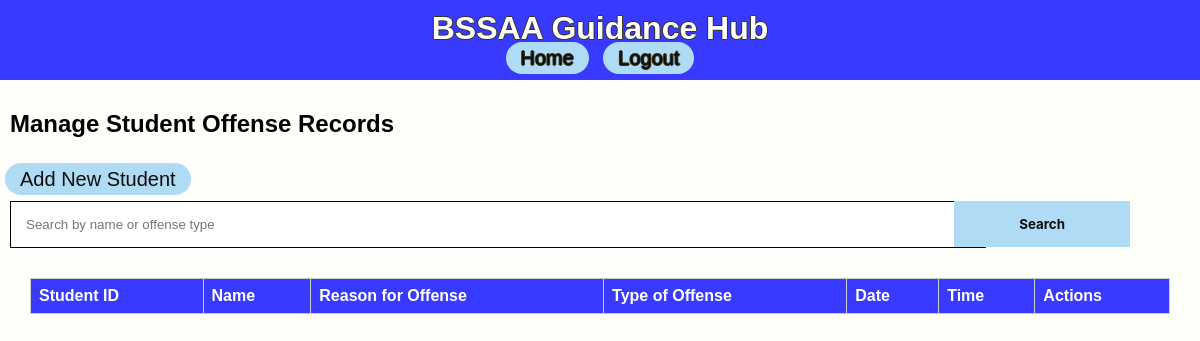
Before: /manage_records with the older database file.
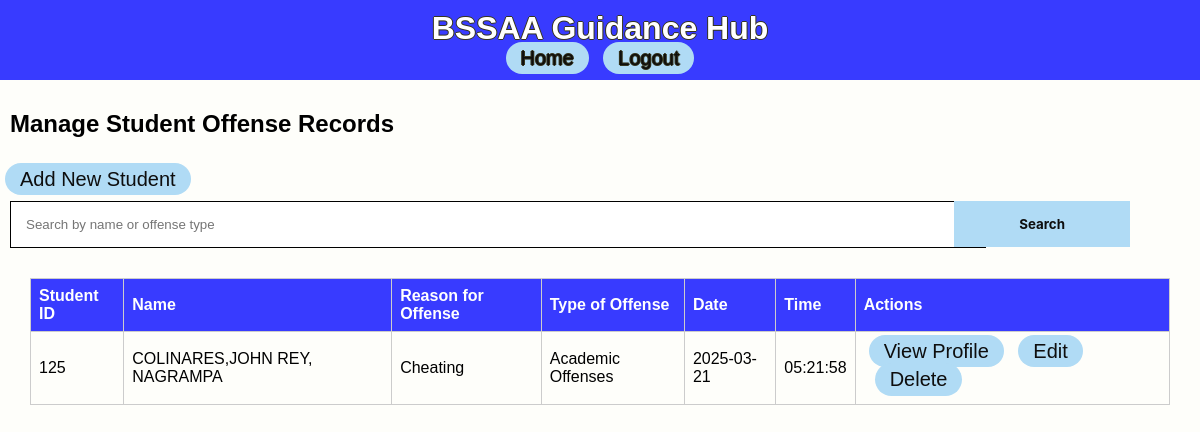
After: the same page with the newer database file.
### app/models.py (models this page shows)
class OffenseRecord(db.Model):
    id = db.Column(db.Integer, primary_key=True)
    student_id = db.Column(db.Integer, db.ForeignKey('student_record.id'), nullable=False)
    offense_type = db.Column(db.String(100), nullable=True)  # Added this line
    reason = db.Column(db.String(200), nullable=True)
    additional_info = db.Column(db.Text, nullable=True)
    date_time = db.Column(db.DateTime, default=datetime.utcnow)

class StudentRecord(db.Model):
    id = db.Column(db.Integer, primary_key=True)
    lrn = db.Column(db.String(12), nullable=True, unique=True)
    name = db.Column(db.String(100), nullable=True)
    grade = db.Column(db.String(20), nullable=True)
    section = db.Column(db.String(50), nullable=True)
    birthdate = db.Column(db.Date, nullable=True)
    age = db.Column(db.Integer, nullable=True)
    gender = db.Column(db.String(10), nullable=True)
    mother_tongue = db.Column(db.String(50), nullable=True)
    ethnic_group = db.Column(db.String(50), nullable=True)
    religion = db.Column(db.String(50), nullable=True)
    address_house_no = db.Column(db.String(100), nullable=True)
    address_barangay = db.Column(db.String(100), nullable=True)
    address_city = db.Column(db.String(100), nullable=True)
    address_province = db.Column(db.String(100), nullable=True)
    mother_name = db.Column(db.String(100), nullable=True)
    mother_contact = db.Column(db.String(15), nullable=True)
    father_name = db.Column(db.String(100), nullable=True)
    father_contact = db.Column(db.String(15), nullable=True)
    guardian_name = db.Column(db.String(100), nullable=True)
    guardian_contact = db.Column(db.String(15), nullable=True)
    reason = db.Column(db.String(200), nullable=True)
    type_of_offense = db.Column(db.String(100), nullable=True)
    date_time = db.Column(db.DateTime, default=datetime.utcnow)
    additional_info = db.Column(db.String, nullable=True)
    profile_picture = db.Column(db.String(100), nullable=True)
    offenses = db.relationship('OffenseRecord', backref='student', lazy=True)

### app/routes.py (the view)
@main.route('/manage_records')
def manage_records():
    search = request.args.get('search')
    if search:
        records = OffenseRecord.query.join(StudentRecord).filter(
            (StudentRecord.name.ilike(f'%{search}%')) |
            (OffenseRecord.offense_type.ilike(f'%{search}%')) |
            (StudentRecord.lrn.ilike(f'%{search}%'))
        ).all()
    else:
        records = OffenseRecord.query.all()
    return render_template('manage_records.html', records=records)

### app/templates/manage_records.html
{% extends 'base.html' %}
{% block content %}
<h2>Manage Student Offense Records</h2>
<a href="{{ url_for('main.add_student') }}" class="capsule-button">Add New Student</a>
<form method="GET" action="{{ url_for('main.manage_records') }}">
    <input class="searchbox" type="text" name="search" placeholder="Search by name or offense type" value="{{ request.args.get('search', '') }}">
    <button type="submit">Search</button>
</form>
<table>
    <thead>
        <tr>
            <th>Student ID</th>
            <th>Name</th>
            <th>Reason for Offense</th>
            <th>Type of Offense</th>
            <th>Date</th>
            <th>Time</th>
            <th>Actions</th>
        </tr>
    </thead>
    <tbody>
        {% for offense in records %}
        <tr>
            <td>{{ offense.student_id }}</td>
            <td>{{ offense.student.name }}</td>
            <td>{{ offense.reason }}</td>
            <td>{{ offense.offense_type }}</td>
            <td>{{ offense.date_time.strftime('%Y-%m-%d') }}</td>
            <td>{{ offense.date_time.strftime('%H:%M:%S') }}</td>
            <td>
                <a href="{{ url_for('main.view_profile', student_id=offense.student_id) }}">View Profile</a>
                <a href="{{ url_for('main.edit_offense', offense_id=offense.id) }}">Edit</a>
                <form action="{{ url_for('main.delete_offense', offense_id=offense.id) }}" method="POST" style="display:inline;">
                    <button class="inline" type="inlinesubmit" onclick="return confirm('Are you sure you want to delete this record?');">Delete</button>
                </form>
            </td>
        </tr>
        {% endfor %}
    </tbody>
</table>
{% endblock %}

### app/templates/base.html (shortened to what this page needs)
<!DOCTYPE html>
<html lang="en">
<head>
    <link rel="stylesheet" href="{{ url_for('static', filename='css/styles.css') }}">
</head>
<body>
    <div class="wrapper">
        <header>
            <h1>BSSAA Guidance Hub</h1>
            <nav>
                <a href="{{ url_for('main.dashboard') }}">Home</a>
                <a href="{{ url_for('main.registration') }}">Logout</a>
            </nav>
        </header>
        <main>
            {% block content %}
            {% endblock %}
        </main>
    </div>
</body>
</html>

### app/static/css/styles.css (style rules this page uses)
body { font-family: Arial, Helvetica, sans-serif; margin: 0; padding: 0; background-color: #f4f4f4; display: flex; flex-direction: column; min-height: 100vh; background-color: #FEFEFA; height: 100%; }
.wrapper { display: flex; flex-direction: column; min-height: 100vh; }
main { flex: 1; }
header { background: #383bff; color: #ffffff; padding: 10px 0; text-align: center; text-shadow: -1px 0 rgb(54, 53, 31), 0 1px rgb(54, 53, 31), 1px 0 rgb(54, 53, 31), 0 -1px rgb(54, 53, 31); }
h1 { margin: 0; }
h2 { padding: 10px; }
a { font-size: 20px; background-color: #b0dbf5; margin: 0px 5px 5px 5px; border-radius: 40px; padding: 5px 15px; text-decoration: none; color: #0e0e0e; }
table { border: 1px solid #000000; width: 95%; border-collapse: collapse; margin: 20px 0; position: absolute; left: 30px; }
table th, table td { border: 1px solid #cccccc; text-align: left; padding: 8px; }
table th { background-color: #383bff; color: white; }
form { font-family: ROBOTO-VARIABLE-FONT, -apple-system, BlinkMacSystemFont, "Segoe UI", Roboto, "Helvetica Neue"; padding: 10px; font-size: 20px; }
button[type="submit"] { font-family: ROBOTO-VARIABLE-FONT, -apple-system, BlinkMacSystemFont, "Segoe UI", Roboto, "Helvetica Neue"; font-weight: bold; background-color: #b0dbf5; color: #0e0e0e; border: none; padding: 15px 65px; position: absolute; right: 70px; cursor: pointer; }
input[type="text"], input[type="date"], input[type="time"], select { border: 1px solid #000000; }
.searchbox { padding: 15px; width: 80%; border: 1px solid #000000; resize: none; }
.inline { display: inline; font-size: 20px; background-color: #b0dbf5; border-radius: 40px; margin: 0px 1px; padding: 5px 15px; text-decoration: none; color: #0e0e0e; border: none; cursor: pointer; }

Changed rows visible on the page:
added OffenseRecord: student_id "125", student.name "COLINARES,JOHN REY, NAGRAMPA", reason "Cheating", offense_type "Academic Offenses", date_time "2025-03-21", date_time "05:21:58"
